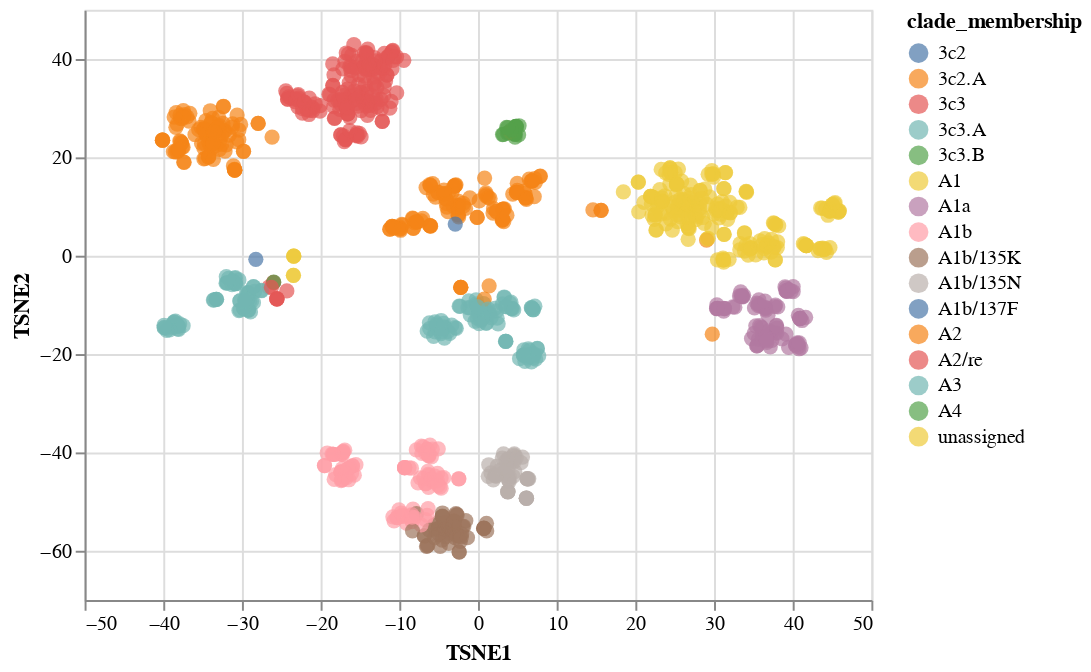

Source (notebook cell):
### Code cell
scatterplot_with_tooltip_interactive(merged_tsne_df,'TSNE1','TSNE2',"TSNE1","TSNE2",['strain','outlier_status'],'clade_membership')

### Figure 1 — Vega-Lite specification as saved in the notebook (floating-point values rounded to 4 significant figures; data arrays with more than 128 entries replaced by an {"elided": "..."} marker saying what was removed)
{"$schema": "https://vega.github.io/schema/vega-lite/v3.4.0.json", "config": {"mark": {"tooltip": null}, "view": {"height": 300, "width": 400}}, "data": {"name": "data-1141592a4e80cecadcd6538f1e464c66"}, "datasets": {"data-1141592a4e80cecadcd6538f1e464c66": {"elided": "1156 records"}}, "encoding": {"color": {"field": "clade_membership", "type": "nominal"}, "tooltip": [{"field": "strain", "type": "nominal"}, {"field": "outlier_status", "type": "nominal"}], "x": {"field": "TSNE1", "title": "TSNE1", "type": "quantitative"}, "y": {"field": "TSNE2", "title": "TSNE2", "type": "quantitative"}}, "mark": {"size": 60, "type": "circle"}, "selection": {"selector004": {"bind": "scales", "encodings": ["x", "y"], "type": "interval"}}}
